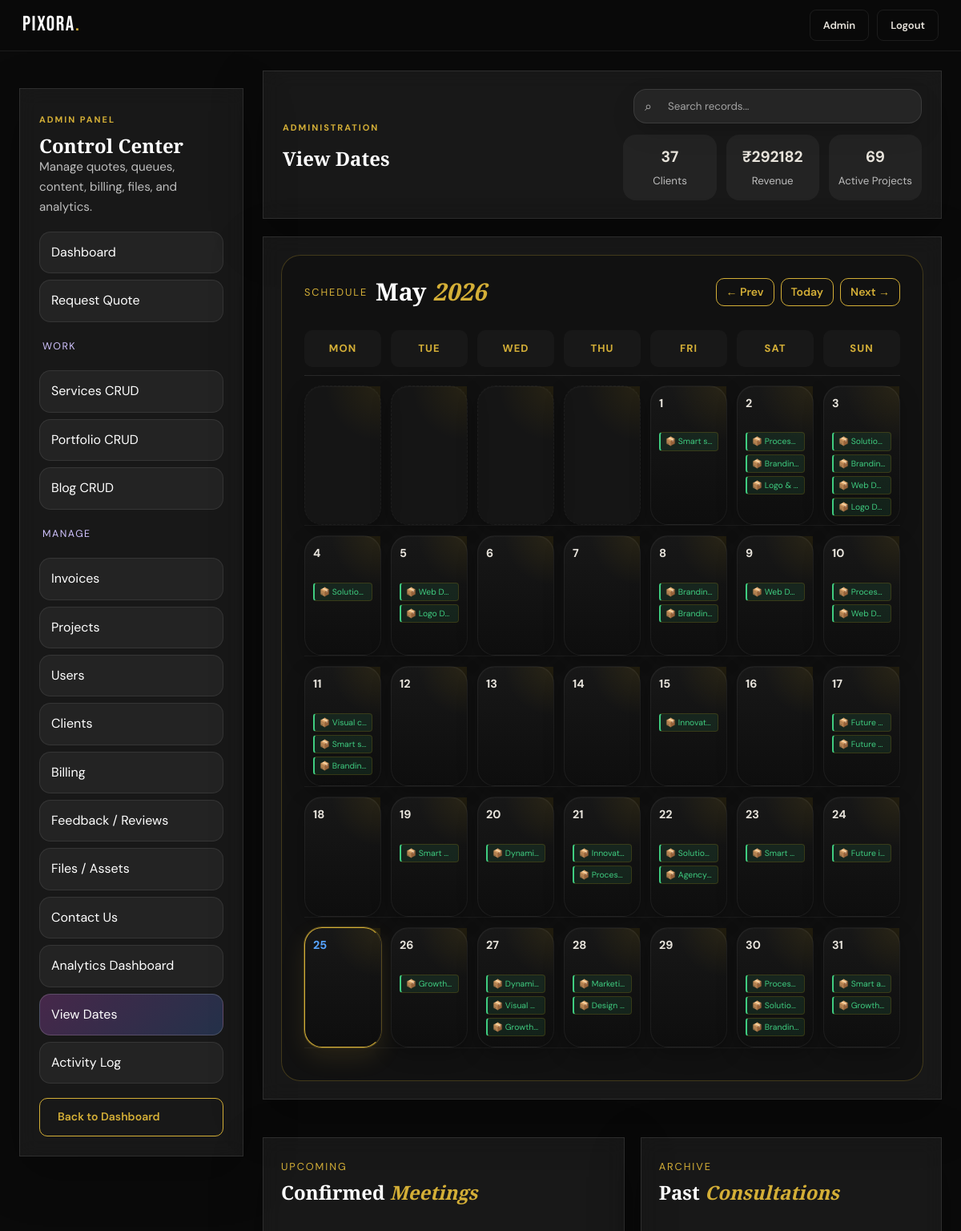
Page /admin/view-dates (signed in, upper part) on the committed database.
### tables this page shows
CREATE TABLE projects (
            id INTEGER PRIMARY KEY AUTOINCREMENT,
            user_id INTEGER,
            quote_id INTEGER,
            title TEXT NOT NULL,
            service TEXT,
            brief TEXT,
            status TEXT DEFAULT 'Inquiry Received',
            priority TEXT DEFAULT 'Medium',
            budget TEXT,
            due_date TEXT,
            designer_name TEXT,
            progress INTEGER DEFAULT 0,
            created_at TEXT DEFAULT CURRENT_TIMESTAMP
        );

### app.py (the view)
@app.route('/admin/view-dates')
@admin_required
def admin_view_dates():
    db = get_db()
    month = request.args.get('month', type=int)
    year = request.args.get('year', type=int)
    today = datetime.today()
    if not month: month = today.month
    if not year: year = today.year
    projects = db.execute("SELECT id, title, due_date, status FROM projects WHERE due_date IS NOT NULL AND due_date != ''").fetchall()
    project_map = {}
    for p in projects:
        try:
            dt = datetime.strptime(p['due_date'], '%Y-%m-%d')
            if dt.month == month and dt.year == year:
                day = dt.day
                if day not in project_map: project_map[day] = []
                project_map[day].append({'type': 'project', 'id': p['id'], 'title': p['title'], 'status': p['status']})
        except ValueError: continue
    bookings = db.execute("SELECT id, name, booking_date, booking_time, status, service_interest FROM bookings WHERE booking_date IS NOT NULL AND booking_date != ''").fetchall()
    booking_map = {}
    for b in bookings:
        try:
            dt = datetime.strptime(b['booking_date'], '%Y-%m-%d')
            if dt.month == month and dt.year == year:
                day = dt.day
                if day not in booking_map: booking_map[day] = []
                booking_map[day].append({'type': 'booking', 'id': b['id'], 'title': f"{b['name']} ({b['booking_time']})", 'status': b['status'], 'service': b['service_interest']})
        except ValueError: continue
    upcoming_meetings = db.execute("SELECT * FROM bookings WHERE booking_date >= ? AND status NOT IN ('Cancelled', 'Completed') ORDER BY booking_date ASC, booking_time ASC", (today.strftime('%Y-%m-%d'),)).fetchall()
    past_meetings = db.execute("SELECT * FROM bookings WHERE booking_date < ? OR status IN ('Cancelled', 'Completed') ORDER BY booking_date DESC LIMIT 10", (today.strftime('%Y-%m-%d'),)).fetchall()
    cal = calendar.monthcalendar(year, month)
    month_name = calendar.month_name[month]
    prev_month, prev_year = (month-1, year) if month > 1 else (12, year-1)
    next_month, next_year = (month+1, year) if month < 12 else (1, year+1)
    return render_template(
        'admin_view_dates.html',
        cal=cal, month=month, year=year, month_name=month_name,
        project_map=project_map, booking_map=booking_map,
        upcoming_meetings=upcoming_meetings, past_meetings=past_meetings,
        prev_month=prev_month, prev_year=prev_year,
        next_month=next_month, next_year=next_year,
        today=today,
        **admin_common_context('view_dates')
    )

### app.py (called while the page is built)
def get_db():
    db = getattr(g, '_database', None)
    if db is None:
        db = g._database = sqlite3.connect(DATABASE)
        db.row_factory = sqlite3.Row
    return db

@app.teardown_appcontext
def close_connection(exception):
    db = getattr(g, '_database', None)
    if db is not None:
        db.close()

def admin_required(f):
    @wraps(f)
    def decorated(*args, **kwargs):
        user = get_current_user()
        if not user:
            flash('Please log in to access this page.', 'warning')
            return redirect(url_for('login', next=request.path))
        if user['role'] != 'admin':
            flash('Admin access only.', 'error')
            return redirect(url_for('dashboard'))
        return f(*args, **kwargs)
    return decorated

def get_current_user():
    if 'user_id' not in session:
        return None
    return get_db().execute('SELECT * FROM users WHERE id=?', (session['user_id'],)).fetchone()

def get_user_notifications(limit=5, only_unread=False):
    user = get_current_user()
    if not user:
        return []
    query = 'SELECT * FROM notifications WHERE user_id=?'
    params = [user['id']]
    if only_unread:
        query += ' AND is_read=0'
    query += ' ORDER BY id DESC LIMIT ?'
    params.append(limit)
    return get_db().execute(query, tuple(params)).fetchall()

def unread_notification_count():
    user = get_current_user()
    if not user:
        return 0
    return get_db().execute('SELECT COUNT(*) FROM notifications WHERE user_id=? AND is_read=0', (user['id'],)).fetchone()[0]

@app.context_processor
def inject_user():
    user = get_current_user()
    play_login_sound = bool(session.pop('play_login_sound', False))
    return {
        'current_user': user,
        'notif_preview': get_user_notifications(limit=5) if user else [],
        'notif_unread_count': unread_notification_count() if user else 0,
        'play_login_sound': play_login_sound,
        'now_iso': now_iso
    }

def admin_common_context(section='dashboard'):
    return {'admin_section': section, 'admin_stats': admin_overview_stats()}

### templates/admin_view_dates.html (shortened to what this page needs)
{% extends "admin_base.html" %}
{% block admin_heading %}View Dates{% endblock %}
{% block admin_body %}
<div class="glass-card admin-section" style="margin-bottom: 25px;">
    <div class="calendar-card">
        <div class="calendar-topbar" style="margin-bottom: 20px; display: flex; justify-content: space-between; align-items: center;">
            <div style="display: flex; gap: 10px; align-items: center;">
                <span class="panel-kicker" style="margin-bottom: 0;">Schedule</span>
                <h2 style="margin: 0;">{{ month_name }} <em>{{ year }}</em></h2>
            </div>
            <div style="display: flex; gap: 8px;">
                <a href="{{ url_for('admin_view_dates', month=prev_month, year=prev_year) }}" class="btn-outline" style="padding: 5px 12px;">← Prev</a>
                <a href="{{ url_for('admin_view_dates', month=today.month, year=today.year) }}" class="btn-outline" style="padding: 5px 12px;">Today</a>
                <a href="{{ url_for('admin_view_dates', month=next_month, year=next_year) }}" class="btn-outline" style="padding: 5px 12px;">Next →</a>
            </div>
        </div>
        <div class="calendar-grid calendar-head" style="display: grid; grid-template-columns: repeat(7, 1fr); text-align: center; font-weight: 600; padding: 10px 0; border-bottom: 1px solid rgba(255,255,255,0.1); color: rgba(255,255,255,0.6); font-size: 0.8rem;">
            <div>MON</div><div>TUE</div><div>WED</div>
            <div>THU</div><div>FRI</div><div>SAT</div><div>SUN</div>
        </div>
        {% for week in cal %}
        <div class="calendar-grid calendar-week" style="display: grid; grid-template-columns: repeat(7, 1fr); min-height: 120px; border-bottom: 1px solid rgba(255,255,255,0.05);">
            {% for day in week %}
                {% if day == 0 %}
                    <div class="calendar-day empty" style="background: rgba(255,255,255,0.02);"></div>
                {% else %}
                    <div class="calendar-day {% if day == today.day and month == today.month and year == today.year %}today{% endif %}" style="padding: 10px; border-right: 1px solid rgba(255,255,255,0.05); position: relative;">
                        <div class="calendar-day-num" style="font-size: 0.9rem; font-weight: 700; margin-bottom: 8px; {% if day == today.day and month == today.month and year == today.year %}color: #56a4ff;{% endif %}">{{ day }}</div>
                        <div class="calendar-events" style="display: grid; gap: 4px;">
                            {% if day in project_map %}
                                {% for item in project_map[day] %}
                                    <div class="calendar-event" style="font-size: 0.65rem; padding: 2px 6px; border-radius: 4px; background: rgba(63, 205, 128, 0.1); border-left: 2px solid #3fcd80; color: #3fcd80; white-space: nowrap; overflow: hidden; text-overflow: ellipsis;" title="Project: {{ item.title }}">
                                        📦 {{ item.title }}
                                    </div>
                                {% endfor %}
                            {% endif %}
                        </div>
                    </div>
                {% endif %}
            {% endfor %}
        </div>
        {% endfor %}
    </div>
</div>
<div class="admin-columns">
    <div class="glass-card admin-section">
        <div class="panel-head">
            <div>
                <span class="panel-kicker">Upcoming</span>
                <h2>Confirmed <em>Meetings</em></h2>
            </div>
        </div>
    </div>
    <div class="glass-card admin-section">
        <div class="panel-head">
            <div>
                <span class="panel-kicker">Archive</span>
                <h2>Past <em>Consultations</em></h2>
            </div>
        </div>
    </div>
</div>
{% endblock %}

### static/css/style.css (style rules this page uses)
*, *::before, *::after { box-sizing: border-box; margin: 0; padding: 0; }
:root { --bg: #0a0a0a; --bg-2: #111111; --bg-3: #181818; --bg-4: #222222; --border: rgba(255,255,255,0.08); --border-gold: rgba(212,175,55,0.25); --gold: #d4af37; --gold-light: #f0d060; --gold-dim: rgba(212,175,55,0.15); --white: #ffffff; --text: #e8e4dc; --text-2: #9e9a93; --text-3: #5c5852; --red: #e05555; --radius: 12px; --radius-lg: 20px; --shadow: 0 8px 32px rgba(0,0,0,0.5); --shadow-gold: 0 0 40px rgba(212,175,55,0.12); --font-display: 'Bebas Neue', sans-serif; --font-serif: 'Playfair Display', Georgia, serif; --font-body: 'DM Sans', system-ui, sans-serif; --nav-h: 64px; --ticker-h: 36px; }
html { scroll-behavior: smooth; }
body { background: var(--bg); color: var(--text); font-family: var(--font-body); font-size: 16px; line-height: 1.65; -webkit-font-smoothing: antialiased; overflow-x: hidden; }
a { color: inherit; text-decoration: none; }
h1,h2,h3,h4,h5 { font-family: var(--font-serif); font-weight: 700; line-height: 1.15; color: var(--white); }
em { font-style: italic; color: var(--gold); }
.btn-outline { display: inline-flex; align-items: center; gap: 6px; background: transparent; color: var(--gold); font-weight: 600; font-size: 14px; padding: 11px 22px; border-radius: 10px; border: 1px solid var(--gold); transition: background .2s, color .2s; }
.glass-card { background:rgba(255,255,255,.06);backdrop-filter:blur(12px);border:1px solid rgba(255,255,255,.1);box-shadow:0 20px 60px rgba(0,0,0,.28); }
.panel-head { display:flex;align-items:flex-start;justify-content:space-between;gap:18px;margin-bottom:20px; }
.panel-kicker { display:inline-block;font-size:.8rem;letter-spacing:.15em;text-transform:uppercase;color:#d4af37;margin-bottom:8px; }
.calendar-card { padding: 28px; border-radius: 24px; background: var(--bg-2); border: 1px solid var(--border-gold); }
.calendar-topbar { display: flex; align-items: center; justify-content: space-between; gap: 16px; margin-bottom: 24px; }
.calendar-grid { display: grid; grid-template-columns: repeat(7, minmax(120px, 1fr)); gap: 16px; }
.calendar-day { position: relative; min-height: 150px; border-radius: 22px; padding: 16px 14px; background: linear-gradient(180deg, rgba(24,24,24,0.96), rgba(14,14,14,0.98)); border: 1px solid rgba(255, 196, 0, 0.12); box-shadow: inset 0 1px 0 rgba(255,255,255,0.03), 0 8px 24px rgba(0,0,0,0.28); overflow: hidden; transition: transform 0.25s ease, box-shadow 0.25s ease, border-color 0.25s ease; }
.calendar-day::before { content: ""; position: absolute; inset: 0; background: radial-gradient(circle at top right, rgba(255,196,0,0.08), transparent 35%); pointer-events: none; }
.calendar-topbar h2 { margin: 0; font-size: 30px; color: var(--white); text-align: center; }
.calendar-grid { display: grid; grid-template-columns: repeat(7, 1fr); gap: 12px; }
.calendar-head { margin-bottom: 12px; }
.calendar-head div { text-align: center; padding: 12px 8px; background: var(--bg-3); border-radius: 10px; color: var(--gold); font-weight: 700; font-size: 13px; letter-spacing: 0.08em; text-transform: uppercase; }
.calendar-week { margin-bottom: 12px; }
.calendar-day { min-height: 140px; background: var(--bg-3); border: 1px solid var(--border); border-radius: 16px; padding: 12px; position: relative; display: flex; flex-direction: column; gap: 10px; }
.calendar-day.empty { background: transparent; border: 1px dashed rgba(255,255,255,0.04); }
.calendar-day.today { border-color: var(--gold); box-shadow: 0 0 0 1px rgba(212,175,55,0.35), 0 12px 30px rgba(212,175,55,0.12); }
.calendar-events { display: flex; flex-direction: column; gap: 8px; margin-top: 6px; }
.calendar-event { padding: 8px 10px; border-radius: 12px; background: rgba(255, 196, 0, 0.06); border: 1px solid rgba(255, 196, 0, 0.15); transition: all 0.25s ease; cursor: pointer; position: relative; overflow: hidden; }
.calendar-day { position: relative; min-height: 150px; border-radius: 22px; background: linear-gradient(180deg, rgba(24,24,24,0.98), rgba(14,14,14,0.98)); border: 1px solid rgba(255,255,255,0.06); overflow: visible; transition: all 0.25s ease; }
.calendar-event::before { content: ""; position: absolute; inset: 0; background: linear-gradient(120deg, transparent, rgba(255,196,0,0.15), transparent); opacity: 0; transition: opacity 0.3s ease; }

### templates/admin_base.html (style rules this page uses)
.admin-section { padding:22px;overflow-x:auto }
.admin-section h2 { margin-bottom:16px }
.admin-columns { display:grid;grid-template-columns:1.2fr 1fr;gap:20px }

### rows in the picture
projects: title "Smart s…"
projects: title "Proces…"
projects: title "Brandin…"
projects: title "Logo &…"
projects: title "Solutio…"
projects: title "Brandin…"
projects: title "Web D…"
projects: title "Logo D…"
projects: title "Solutio…"
projects: title "Web D…"
projects: title "Logo D…"
projects: title "Brandin…"
projects: title "Brandin…"
projects: title "Web D…"
projects: title "Proces…"
projects: title "Web D…"
projects: title "Visual c…"
projects: title "Smart s…"
projects: title "Brandin…"
projects: title "Innovat…"
projects: title "Future…"
projects: title "Future…"
projects: title "Smart…"
projects: title "Dynami…"
projects: title "Innovat…"
projects: title "Proces…"
projects: title "Solutio…"
projects: title "Agency…"
projects: title "Smart…"
projects: title "Future i…"
projects: title "Growth…"
projects: title "Dynami…"
projects: title "Visual…"
projects: title "Growth…"
projects: title "Marketi…"
projects: title "Design…"
projects: title "Proces…"
projects: title "Solutio…"
projects: title "Brandin…"
projects: title "Smart a…"
projects: title "Growth…"

### other values in the picture
{{ admin_stats.clients }} "37"
{{ admin_stats.revenue }} "292182"
{{ admin_stats.active_projects }} "69"
{{ month_name }} "May"
{{ year }} "2026"
{{ day }} "1" "2" "3" "4" "5" "6" "7" "8" "9" "10" "11" "12" "13" "14" "15" "16" "17" "18" "19" "20" "21" "22" "23" "24" "25" "26" "27" "28" "29" "30" "31"
